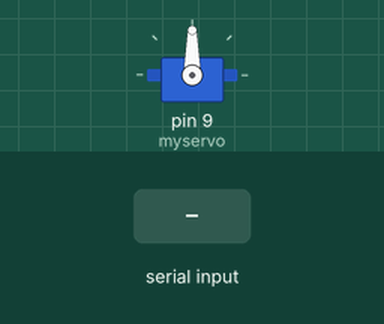
A sketch run on a simulated Arduino Uno, built with avr-gcc and run on an emulated ATmega328P. Parts: servo. Inputs (shaded band) come from the test bench.

Above: at 1.2 s.
1.3 s: "90,45\n" received over Serial
At 2.0 s:
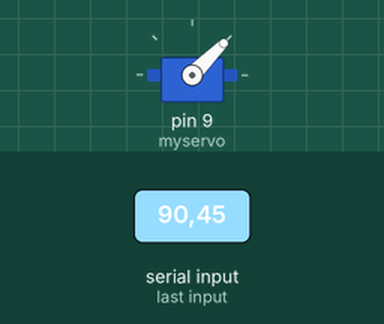
2.8 s: "30,150\n" received over Serial
At 3.1 s:
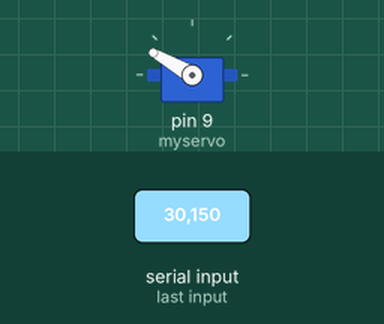
4.3 s: "5\n" received over Serial
At 5.3 s:
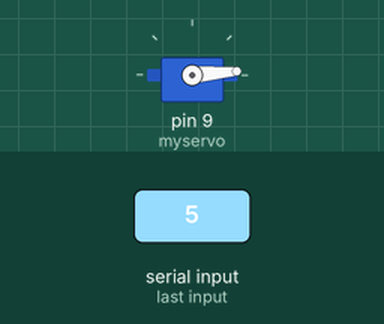
5.8 s: "90\n" received over Serial
At 6.5 s:
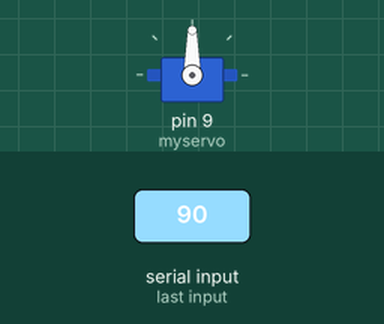
Timing chart, 0 to 8.3 s (numbered marks = the images above; inputs shaded):
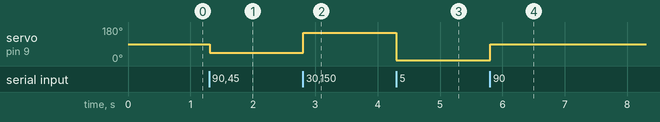

Measured:
- after the input at 1.3 s, servo on pin 9 (myservo): 90° → 45° at once
- after the input at 2.8 s, servo on pin 9 (myservo): 45° → 150° at once
- after the input at 4.3 s, servo on pin 9 (myservo): 150° → 5° at once
- after the input at 5.8 s, servo on pin 9 (myservo): 5° → 90° at once

The sketch:

esp8266_test.ino
```cpp
#include <Servo.h>

Servo myservo;  // create servo object

void setup() {
  Serial.begin(9600);  // start serial communication
  myservo.attach(9);   // servo control pin D9
}

void loop() {
  if (Serial.available() > 0) {        // check if there is incoming data
    int angle = Serial.parseInt();     // read integer from serial
    if (angle >= 0 && angle <= 180) {  // valid range
      myservo.write(angle);            // move servo
    }
    // (Optional) clear any remaining data
    while (Serial.available() > 0) {
      Serial.read();
    }
  }
}
```
